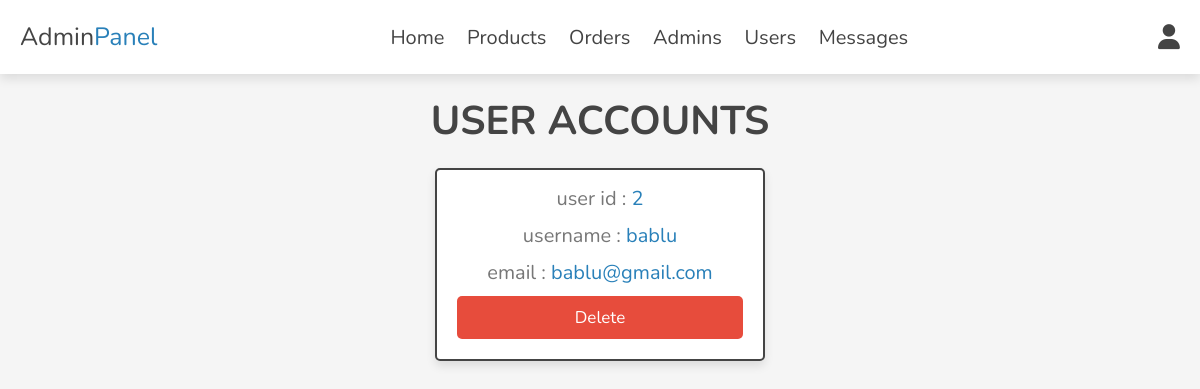
Screenshot of /admin/users_accounts.php (signed in) with the database file from the repository.
### tables this page shows
CREATE TABLE `users` (
  `id` int(100) NOT NULL,
  `name` varchar(20) NOT NULL,
  `email` varchar(50) NOT NULL,
  `password` varchar(50) NOT NULL
);

### admin/users_accounts.php (the view, shortened to what this page needs)
<?php
include '../components/connect.php';
?>
<!DOCTYPE html>
<html lang="en">
<head>
   <link rel="stylesheet" href="https://cdnjs.cloudflare.com/ajax/libs/font-awesome/6.1.1/css/all.min.css">
   <link rel="stylesheet" href="../css/admin_style.css">
</head>
<body>
<?php include '../components/admin_header.php'; ?>
<section class="accounts">
   <h1 class="heading">user accounts</h1>
   <div class="box-container">
   <?php
      $select_accounts = $conn->prepare("SELECT * FROM `users`");
      $select_accounts->execute();
      if($select_accounts->rowCount() > 0){
         while($fetch_accounts = $select_accounts->fetch(PDO::FETCH_ASSOC)){
   ?>
   <div class="box">
      <p> user id : <span><?= $fetch_accounts['id']; ?></span> </p>
      <p> username : <span><?= $fetch_accounts['name']; ?></span> </p>
      <p> email : <span><?= $fetch_accounts['email']; ?></span> </p>
      <a href="users_accounts.php?delete=<?= $fetch_accounts['id']; ?>" onclick="return confirm('delete this account? the user related information will also be delete!')" class="delete-btn">delete</a>
   </div>
   <?php
         }
      }else{
         echo '<p class="empty">no accounts available!</p>';
      }
   ?>
   </div>
</section>
</body>
</html>

### rows the page displays
users: id "2", name "bablu", email "bablu@gmail.com"
